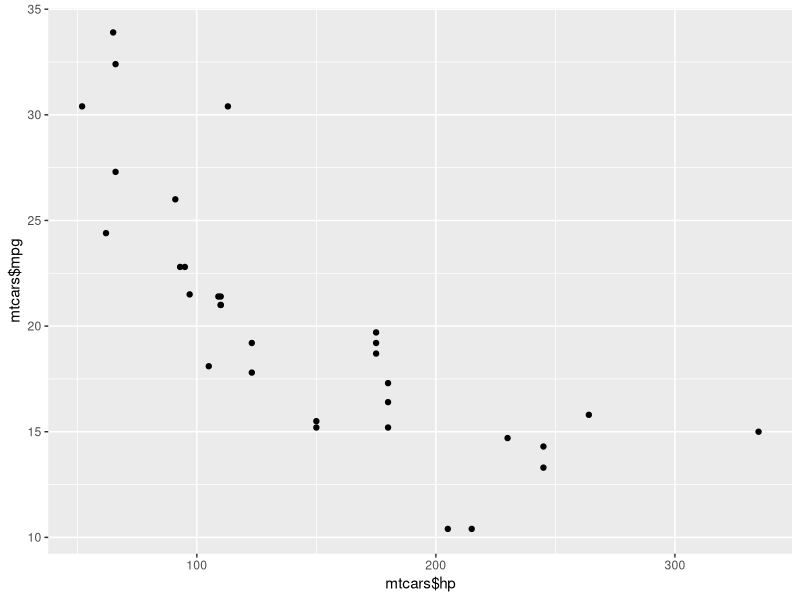

The R script that drew this image:
library(tidyverse)

mtcars = as_tibble(mtcars)
whytho = qplot(mtcars$hp, mtcars$mpg)

write_csv(mtcars, "cars.csv")

# fixed the image
ggsave("def_working.png") # automatically chooses the last plot saved


